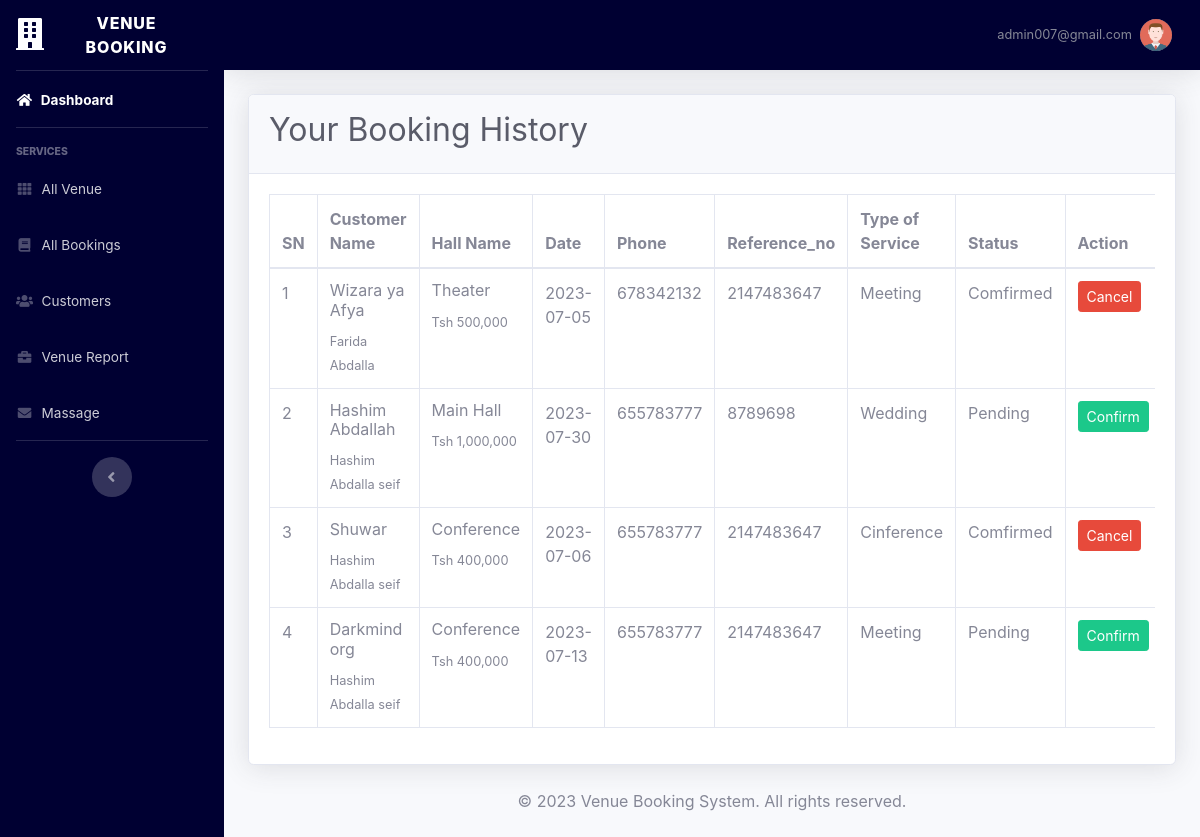
The app's page /admin/allBooking.php (signed in) with its own data.
### tables this page shows
CREATE TABLE `booking_t` (
  `BookingId` int(11) NOT NULL,
  `customerId` int(11) NOT NULL,
  `name` varchar(50) NOT NULL,
  `service_type` varchar(30) NOT NULL,
  `Participants` int(20) NOT NULL,
  `VenueId` int(11) NOT NULL,
  `requament` varchar(70) NOT NULL,
  `Date` date NOT NULL,
  `S_time` time NOT NULL,
  `E_time` time NOT NULL,
  `letter` varchar(100) NOT NULL,
  `status` int(11) NOT NULL
);

CREATE TABLE `cutomers` (
  `customerId` int(11) NOT NULL,
  `fullName` varchar(50) NOT NULL,
  `Phone` int(20) NOT NULL,
  `userId` int(11) NOT NULL
);

CREATE TABLE `venue` (
  `venueId` int(11) NOT NULL,
  `v_Name` varchar(20) NOT NULL,
  `phone` int(20) NOT NULL,
  `email` varchar(50) NOT NULL,
  `capacity` int(100) NOT NULL,
  `location` varchar(20) NOT NULL,
  `Service` varchar(100) NOT NULL,
  `description` varchar(250) NOT NULL,
  `Price` int(30) NOT NULL,
  `image` varchar(50) NOT NULL
);

CREATE TABLE `payment` (
  `paymentId` int(11) NOT NULL,
  `BookingId` int(11) NOT NULL,
  `reference_no` int(20) NOT NULL
);

### admin/allBooking.php (the view, shortened to what this page needs)
<!DOCTYPE html>
<html lang="en">
<head>
    <link href="../vendor/fontawesome-free/css/all.min.css" rel="stylesheet" type="text/css">
    <link href="../css/bootsrtap1" rel="stylesheet">
    <link href="../vendor/datatables/dataTables.bootstrap4.min.css" rel="stylesheet">
</head>
<body id="page-top">
<?php
    include('../include/Adminheader.php');
    include('../include/navbar.php');
    include('../include/AdminTopbar.php');
    include('../Handler/connection.php');
    $stmt = $conn->prepare("SELECT * FROM booking_t, cutomers, venue, payment WHERE booking_t.customerId = cutomers.customerId AND booking_t.VenueId = venue.VenueId and booking_t.BookingId = payment.BookingId");
    $stmt->execute();
    ?>
                <div class="container-fluid">
                    <div class="card shadow mb-4">
                        <div class="card-header py-3">
                        <h1 class="h2 text-dark bold text-left">Your Booking History</h1>
                        </div>
                        <div class="card-body">
                            <div class="table-responsive">
                                <table class="table table-bordered" id="dataTable1" width="100%" cellspacing="0">
                                    <thead>
                                        <tr>
                                            <th>SN</th>
                                            <th>Customer Name</th>
                                            <th>Hall Name</th>
                                            <th>Date</th>
                                            <th>Phone</th>
                                            <th>Reference_no</th>
                                            <th>Type of Service</th>
                                            <th>Status</th>
                                            <th>Action</th>
                                        </tr>
                                    </thead>
                                    <tbody>
                                        <?php
                                            $sn = 1;
                                            while($show = $stmt->fetch()){
                                        ?>
                                        <tr>
                                            <td><?php echo $sn?></td>
                                            <td><h6><?php echo $show['name']?></h6>
                                             <small><?php echo $show['fullName']?></small></td>
                                            <td><h6><?php echo $show['v_Name']?></h6>
                                            <small>Tsh <?php echo number_format( $show['Price'])?></small> </td>
                                            <td><?php echo $show['Date']?></td>
                                            <td><?php echo $show['Phone']?></td>
                                            <td><?php echo $show['reference_no']?></td>
                                            <td><?php echo $show['service_type']?></td>
                                            <td>
                                            <?php
                                            if($show['status'] == 0){
                                                echo "Pending";
                                            }else{
                                                echo "Comfirmed";
                                             }
                                             ?>
                                            </td>
                                                <?php
                                            if($show['status'] == 0){
                                                ?>
                                                <td><a href="../Handler/allBookingHandler.php?confirm=<?php echo $show['BookingId']?>" class="btn btn-sm btn-success">Confirm</a></td>
                                            <?php }else{?>
                                                <td><a href="../Handler/allBookingHandler.php?cencel=<?php echo $show['BookingId']?>" class="btn btn-sm btn-danger">Cancel</a></td>
                                            <?php }?>
                                        </tr>
                            </div>
                                        <?php $sn++;
                                             }
                                        ?>
                            </div>
                        </div>
                    </div>
        <div class="container my-auto ">
      <div class="container text-center mb-4">
        <p class="mb-0">&copy; 2023 Venue Booking System. All rights reserved.</p>
      </div>
    </div>
</body>
</html>

### include/Adminheader.php (shortened to what this page needs)
<?php
$user = $_SESSION['user'];
?>
<!DOCTYPE html>
<html lang="en">
<head>
    <link href="../vendor/fontawesome-free/css/all.min.css" rel="stylesheet" type="text/css">
    <link href="../css/bootsrtap1.css" rel="stylesheet">
    <link rel="stylesheet" href="../Asset/css/style.css">
</head>
<body id="page-top">
    <div id="wrapper">

### include/navbar.php (shortened to what this page needs)
<ul class="navbar-nav mybg sidebar sidebar-dark accordion" id="accordionSidebar">
    <a class="sidebar-brand d-flex align-items-center justify-content-center" href="index.php">
                <div class="sidebar-brand-icon ">
                    <i class="fas fa-building"></i>
                </div>
                <div class="sidebar-brand-text mx-3">VENUE BOOKING</div>
            </a>
    <hr class="sidebar-divider my-0">
    <li class="nav-item active">
        <a class="nav-link" href="index.php">
            <i class="fas fa-fw fa-home"></i>
            <span>Dashboard</span></a>
    </li>
    <hr class="sidebar-divider">
    <div class="sidebar-heading">
        Services
    </div>
    <li class="nav-item">
        <a class="nav-link" href="venueManager.php">
            <i class="fas fa-fw fa-th"></i>
            <span>All Venue</span></a>
    </li>
    <li class="nav-item">
        <a class="nav-link" href="allBooking.php">
            <i class="fas fa-fw fa-book"></i>
            <span>All Bookings</span></a>
    </li>
    <li class="nav-item">
        <a class="nav-link" href="customerManager.php">
            <i class="fas fa-fw fa-users"></i>
            <span>Customers</span></a>
    </li>
    <li class="nav-item">
        <a class="nav-link" href="report.php">
            <i class="fas fa-fw fa-briefcase"></i>
            <span>Venue Report</span></a>
    </li>
    <li class="nav-item">
        <a class="nav-link" href="comment.php">
        <i class="fas fa-envelope fa-fw"></i>
            <span>Massage</span></a>
    </li>
    <hr class="sidebar-divider">
    <div class="text-center d-none d-md-inline">
        <button class="rounded-circle border-0" id="sidebarToggle"></button>
    </div>
</ul>

### include/AdminTopbar.php (shortened to what this page needs)
<div id="content-wrapper" class="d-flex flex-column">
<div id="content">
    <nav class="navbar navbar-expand navbar-light mybg topbar mb-4 static-top shadow">
        <ul class="navbar-nav ml-auto">
                        <li class="nav-item dropdown no-arrow">
                            <a class="nav-link dropdown-toggle" href="#" id="userDropdown" role="button" data-toggle="dropdown" aria-haspopup="true" aria-expanded="false">
                                <span class="mr-2 d-none d-lg-inline text-gray-600 small"><?php echo $user; ?></span>
                                <img class="img-profile rounded-circle" src="../img/profile.png">
                            </a>
                        </li>
                </ul>
            </nav>

### Asset/css/style.css (style rules this page uses)
body { margin: 0; padding: 0; }
.mybg { background-color: rgba(00, 00, 50, 1); color: #fff; }

### records on screen
booking_t: name "Wizara ya Afya", customerId.fullName "Farida Abdalla", VenueId.v_Name "Theater", VenueId.Price "500,000", Date "2023-07-05", customerId.Phone "678342132", payment.reference_no "2147483647", service_type "Meeting", status "Comfirmed"
booking_t: name "Hashim Abdallah", customerId.fullName "Hashim Abdalla seif", VenueId.v_Name "Main Hall", VenueId.Price "1,000,000", Date "2023-07-30", customerId.Phone "655783777", payment.reference_no "8789698", service_type "Wedding", status "Pending"
booking_t: name "Shuwar", customerId.fullName "Hashim Abdalla seif", VenueId.v_Name "Conference", VenueId.Price "400,000", Date "2023-07-06", customerId.Phone "655783777", payment.reference_no "2147483647", service_type "Cinference", status "Comfirmed"
booking_t: name "Darkmind org", customerId.fullName "Hashim Abdalla seif", VenueId.v_Name "Conference", VenueId.Price "400,000", Date "2023-07-13", customerId.Phone "655783777", payment.reference_no "2147483647", service_type "Meeting", status "Pending"

### other values on screen
$user "admin007@gmail.com"
